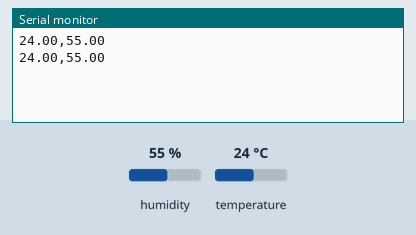
A sketch run on a simulated Arduino Uno, built with avr-gcc and run on an emulated ATmega328P. Shown: the last lines printed to the serial monitor. The inputs (shaded band) are chosen by the test bench; at power-on: humidity 55 %, temperature 24 °C.

Above: at 2.8 s.
2.9 s: humidity set to 22 %
At 5.3 s:
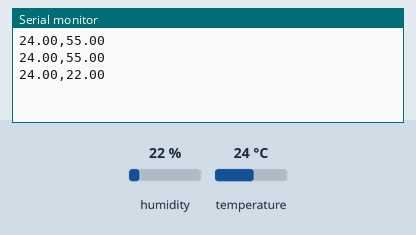
5.6 s: temperature set to 12 °C
At 6.5 s:
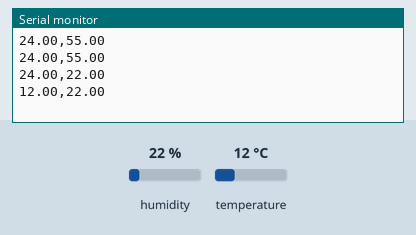
8.3 s: humidity set to 40 %
At 11.4 s:
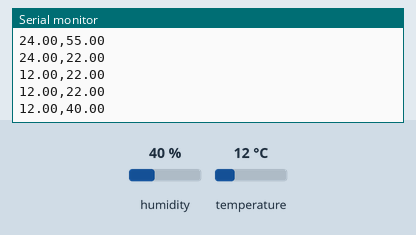
Timing chart, 0 to 12.9 s (numbered marks = the images above; inputs shaded):
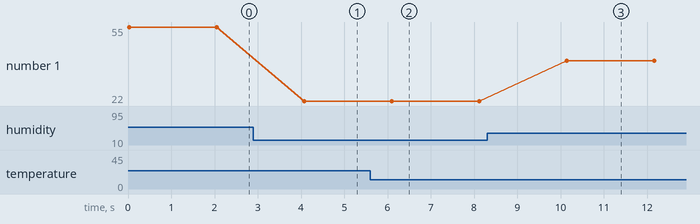

The sketch:

Temperatrue.ino
```cpp
#include <DHT.h>

#define DHTPIN 2
#define DHTTYPE DHT11
DHT dht(DHTPIN, DHTTYPE);

void setup() {
    Serial.begin(9600);
    dht.begin();
}

void loop() {
    float humidity = dht.readHumidity();
    float temperature = dht.readTemperature();

    if (isnan(humidity) || isnan(temperature)) {
        Serial.println("Error reading from sensor");
    } else {
        Serial.print(temperature);
        Serial.print(",");
        Serial.println(humidity);
    }

    delay(2000);
}
```

Measured:
- after the input at 2.9 s, the serial monitor: prints a new line after 1.2 s (image 1)
- after the input at 5.6 s, the serial monitor: prints a new line after 0.50 s (image 2)
- after the input at 8.3 s, the serial monitor: prints a new line after 1.8 s (image 3)
- plotted number 1: 55 → 22 after the input at 2.9 s, 22 → 40 after the input at 8.3 s
